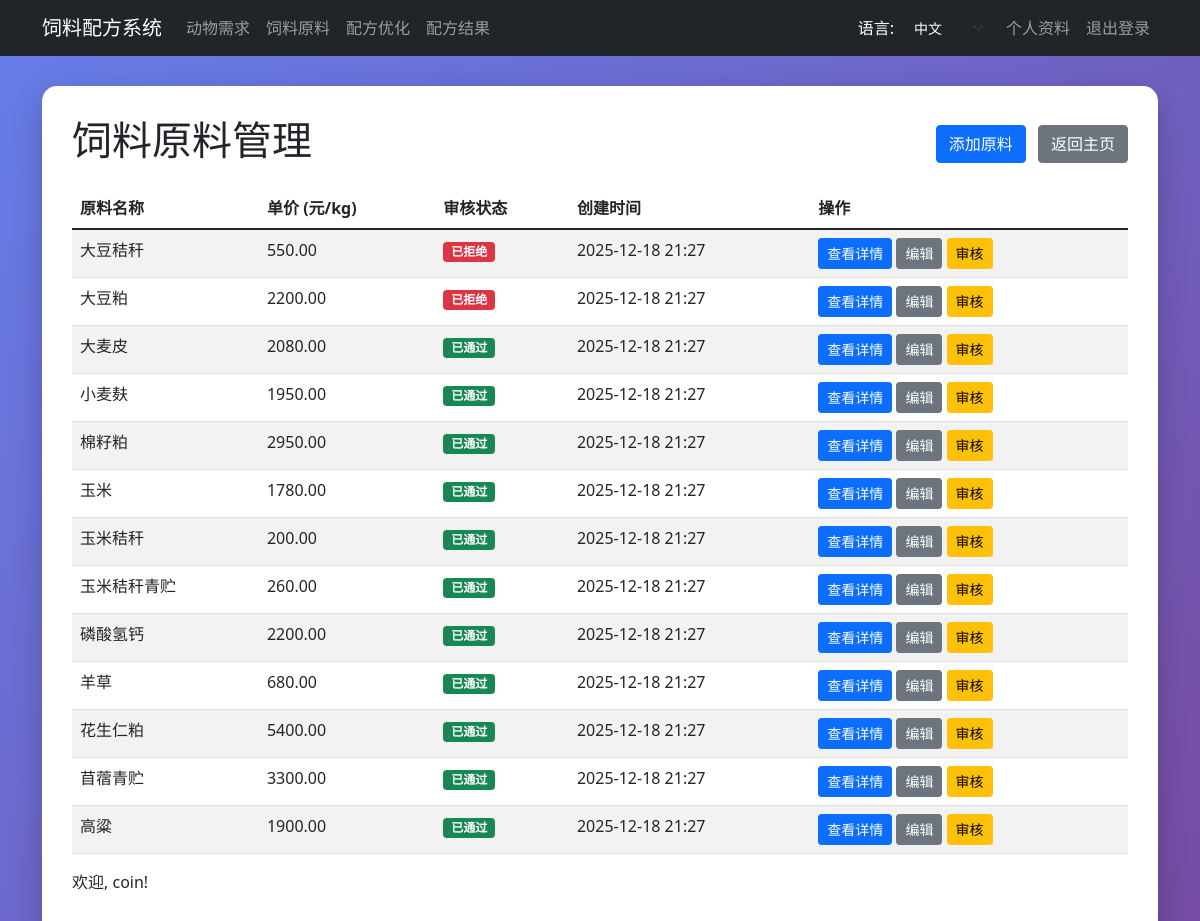
Page /ingredients/ (signed in) on the earlier database version.
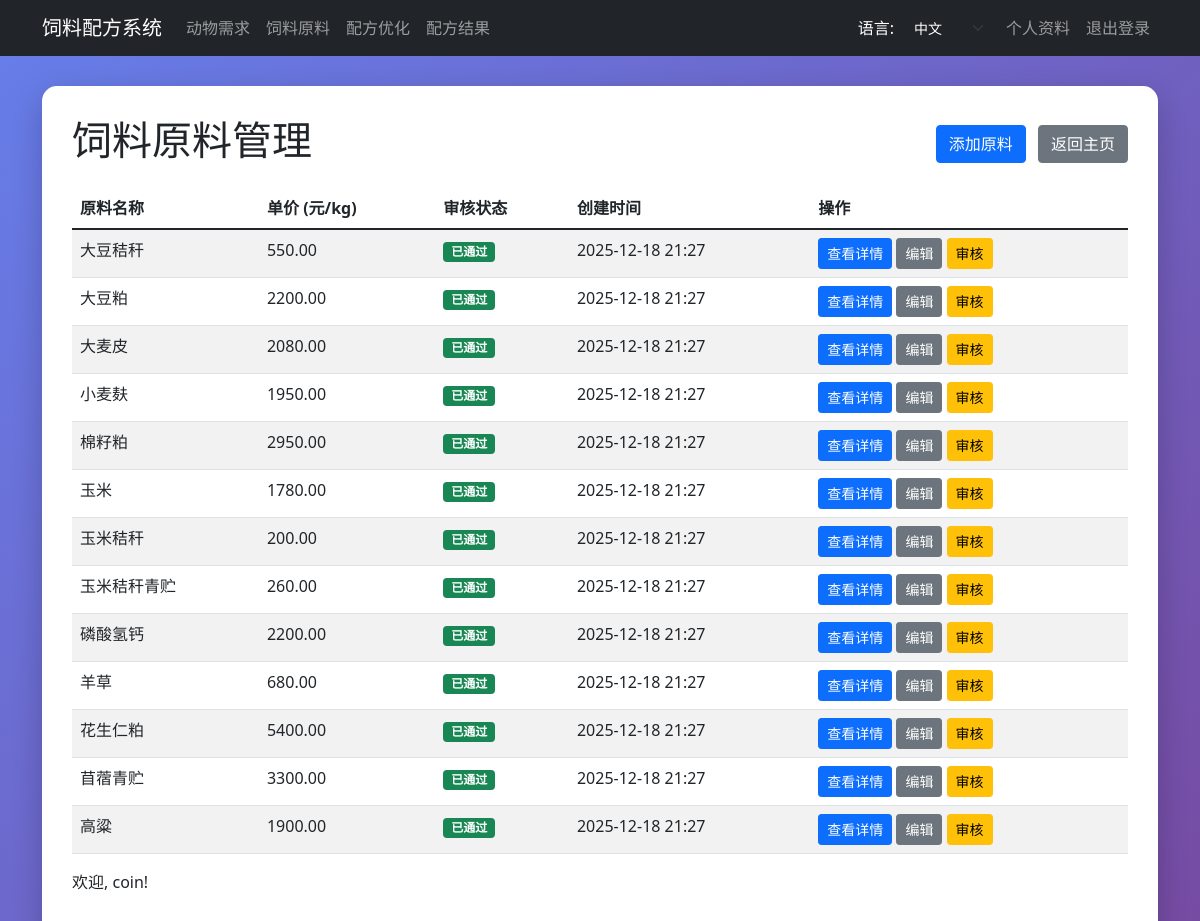
Same page on the later database version.
### ingredients/models.py (models this page shows, shortened)
class Ingredient(models.Model):
    DRAFT = 'draft'
    PENDING = 'pending'
    APPROVED = 'approved'
    REJECTED = 'rejected'
    STATUS_CHOICES = [
        (DRAFT, _('草稿')),
        (PENDING, _('待审核')),
        (APPROVED, _('已通过')),
        (REJECTED, _('已拒绝')),
    ]
    name = models.CharField(max_length=100, unique=True, verbose_name=_("原料名称"))
    description = models.TextField(blank=True, null=True, verbose_name=_("原料说明"))
    cost = models.DecimalField(max_digits=10, decimal_places=2, default=0, verbose_name=_("单价(元/kg)"))
    created_at = models.DateTimeField(auto_now_add=True, verbose_name=_("创建时间"))
    status = models.CharField(max_length=10, choices=STATUS_CHOICES, default=DRAFT, verbose_name=_("审核状态"))
    created_by = models.ForeignKey(CustomUser, on_delete=models.CASCADE, related_name='created_ingredients',
                                   verbose_name=_("提交用户"), null=True, blank=True)
    approved_by = models.ForeignKey(CustomUser, null=True, blank=True, on_delete=models.SET_NULL,
                                    related_name='approved_ingredients', verbose_name=_("审核用户"))
    approved_at = models.DateTimeField(null=True, blank=True, verbose_name=_("审核时间"))
    comments = models.TextField(blank=True, null=True, verbose_name=_("审核意见"))
    class Meta:
        verbose_name = _("原料")
        verbose_name_plural = _("原料")

### ingredients/views.py (the view)
# urls.py: path('', views.ingredients_list, name='ingredients_list'),
@login_required
def ingredients_list(request):
    ingredients = Ingredient.objects.all().order_by('name')
    return render(request, 'ingredients/list.html', {'ingredients': ingredients})

### ingredients/templates/ingredients/list.html (shortened to what this page needs)
{% extends 'base.html' %}
{% load i18n %}
{% block content %}
    <div class="d-flex justify-content-between align-items-center mb-3">
        <h1>{% trans "饲料原料管理" %}</h1>
        <div>
            <a href="{% url 'add_ingredient' %}" class="btn btn-primary me-2">{% trans "添加原料" %}</a>
            <a href="{% url 'home' %}" class="btn btn-secondary">{% trans "返回主页" %}</a>
        </div>
    </div>
    <table class="table table-striped">
        <thead>
        <tr>
            <th>{% trans "原料名称" %}</th>
            <th>{% trans "单价 (元/kg)" %}</th>
            <th>{% trans "审核状态" %}</th>
            <th>{% trans "创建时间" %}</th>
            <th>{% trans "操作" %}</th>
        </tr>
        </thead>
        <tbody>
        {% for ingredient in ingredients %}
            <tr>
                <td>{{ ingredient.name }}</td>
                <td>{{ ingredient.cost }}</td>
                <td>
                    {% if ingredient.status == 'pending' %}
                        <span class="badge bg-warning">{% trans "待审核" %}</span>
                    {% elif ingredient.status == 'approved' %}
                        <span class="badge bg-success">{% trans "已通过" %}</span>
                    {% elif ingredient.status == 'rejected' %}
                        <span class="badge bg-danger">{% trans "已拒绝" %}</span>
                    {% endif %}
                </td>
                <td>{{ ingredient.created_at|date:"Y-m-d H:i" }}</td>
                <td>
                    <a href="{% url 'ingredient_detail' ingredient.id %}" class="btn btn-sm btn-primary">{% trans "查看详情" %}</a>
                    {% if user.is_authenticated %}
                        {% if ingredient.status == 'pending' %}
                            <button class="btn btn-sm btn-secondary disabled" title="{% translate '该记录已提交审核，无法编辑' %}">{% trans "编辑" %}</button>
                        {% else %}
                            <a href="{% url 'edit_ingredient' ingredient.id %}" class="btn btn-sm btn-secondary">{% trans "编辑" %}</a>
                        {% endif %}
                    {% endif %}
                    {% if user.is_superuser or user.is_staff %}
                        <a href="{% url 'review_ingredient' ingredient.id %}" class="btn btn-sm btn-warning">{% trans "审核" %}</a>
                    {% endif %}
                </td>
            </tr>
        {% empty %}
            <tr>
                <td colspan="5" class="text-center">{% trans "暂无原料数据" %}</td>
            </tr>
        {% endfor %}
        </tbody>
    </table>
    {% if user.is_authenticated %}
        <p>{% trans '欢迎' %}, {{ user.username }}!</p>
    {% else %}
        <p>{% trans '您尚未登录，请' %} <a href="{% url 'login' %}">{% trans "登录" %}</a> {% trans '或' %} <a href="{% url 'register' %}">{% trans "注册" %}</a> {% trans '。' %}</p>
    {% endif %}
{% endblock %}

Differences in the rows shown:
changed Ingredient "大豆秸秆": status "rejected" → "approved" (drawn); trans "已拒绝" → "已通过"
changed Ingredient "大豆粕": status "rejected" → "approved" (drawn); trans "已拒绝" → "已通过"
